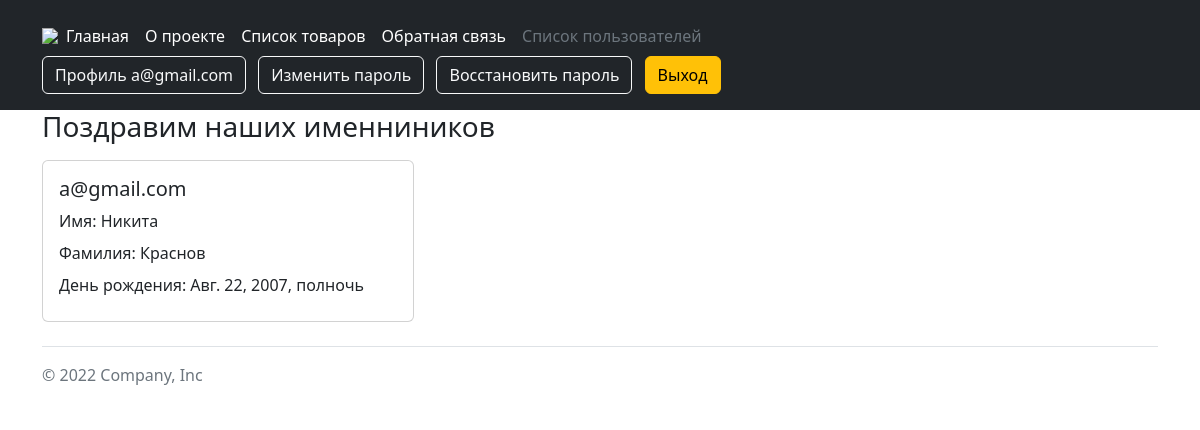
Before: /auth/1/ with the older database file.
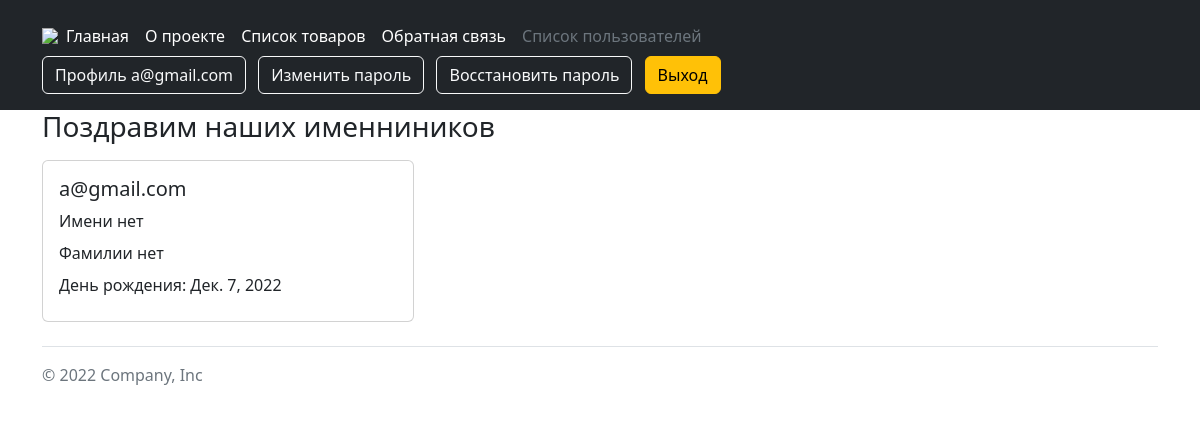
After: the same page with the newer database file.
### users/models.py (models this page shows)
class CustomUser(AbstractUser):
    objects = UserManager()
    username = models.CharField('username', max_length=150)
    email = models.EmailField('email address', unique=True)
    USERNAME_FIELD = 'email'
    REQUIRED_FIELDS = ['username']
    birthday = models.DateField(
        'день рождения',
        blank=True,
        null=True,
    )

### users/views.py (the view)
class User_detail(View):
    def get(self, request, pk):
        user = get_object_or_404(CustomUser, pk=pk)
        context = {
            'user': user,
        }
        return render(request, 'users/user_detail.html', context)

### users/context_processors.py (called while the page is built)
def get_birthday_user(request):
    birthday_users = CustomUser.objects.filter(birthday=date.today()).only(
        'email',
        'username'
    )
    return {'birthday_users': birthday_users}

### templates/users/user_detail.html
{% extends 'base.html' %}
{% load static %}
{% block content %}
    <div class="container">
        {% include "includes/user_card.html" %}
    </div>
{% endblock %}

### templates/includes/header.html
{% load static %}
<header class="p-3 text-bg-dark">
    <div class="container">
      <div class="d-flex flex-wrap align-items-center justify-content-center justify-content-lg-start">
        <a href="/" class="d-flex align-items-center mb-2 mb-lg-0 text-white text-decoration-none">
          <img src="{% static 'favicon_package/logo.svg' %}"
        </a>
        <ul class="nav col-12 col-lg-auto me-lg-auto mb-2 justify-content-center mb-md-0">
          {% with request.resolver_match.view_name as view_name %}
            {% if view_name == 'homepage:home' %}
              <li><a href="{% url 'homepage:home' %}" class="nav-link px-2 text-secondary">Главная</a></li>
            {% else %}
              <li><a href="{% url 'homepage:home' %}" class="nav-link px-2 text-white">Главная</a></li>
            {% endif %}
            {% if view_name == 'about:description' %}
              <li><a href="{% url 'about:description' %}" class="nav-link px-2 text-secondary">О проекте</a></li>
            {% else %}
              <li><a href="{% url 'about:description' %}" class="nav-link px-2 text-white">О проекте</a></li>
            {% endif %}
            {% if view_name == 'catalog:item_list' or view_name == 'catalog:item_detail'%}
              <li><a href="{% url 'catalog:item_list' %}" class="nav-link px-2 text-secondary">Список товаров</a></li>
            {% else %}
              <li><a href="{% url 'catalog:item_list' %}" class="nav-link px-2 text-white">Список товаров</a></li>
            {% endif %}
            {% if view_name == 'feedback:feedback' or view_name == 'feedback:feedback'%}
              <li><a href="{% url 'feedback:feedback' %}" class="nav-link px-2 text-secondary">Обратная связь</a></li>
            {% else %}
              <li><a href="{% url 'feedback:feedback' %}" class="nav-link px-2 text-white">Обратная связь</a></li>
            {% endif %}
            {% if user.is_staff %}
              {% if view_name == 'users:user_list' or view_name == 'users:user_detail'%}
                <li><a href="{% url 'users:user_list' %}" class="nav-link px-2 text-secondary">Список пользователей</a></li>
              {% else %}
                <li><a href="{% url 'users:user_list' %}" class="nav-link px-2 text-white">Список пользователей</a></li>
              {% endif %}
            {% endif %}
          {% endwith %}
        </ul>
        <div class="text-end">
          {% if user.is_authenticated %}
            <a type="button" class="btn btn-outline-light me-2" href="{% url 'users:profile' %}">Профиль {{ user.email }}</a>
            <a type="button" class="btn btn-outline-light me-2" href="{% url 'users:password_change' %}">Изменить пароль</a>
            <a type="button" class="btn btn-outline-light me-2" href="{% url 'users:password_reset' %}">Восстановить пароль</a>
            <a type="button" class="btn btn-warning" href="{% url 'users:logout' %}">Выход</a>
          {% else %}
            <a type="button" class="btn btn-outline-light me-2" href="{% url 'users:login' %}">Войти</a>
            <a type="button" class="btn btn-warning" href="{% url 'users:signup' %}">Зарегистрироваться</a>
          {% endif %}
        </div>
      </div>
    </div>
</header>

### templates/includes/user_card.html
{% with request.resolver_match.view_name as view_name %}
<div class="card user col-4 my-3">
    <div class="card-body">
        {% if view_name == 'users:user_list' %}
            <h5 class="card-title">{{ user.email }}</h5>
        {% else %}
            <h5>{{ user.email }}</h5>
            {% if  user.first_name %}
                <p class="card-title">Имя: {{ user.first_name }}</p>
            {% else %}
                <p class="card-title">Имени нет</p>
            {% endif %}
            {% if  user.last_name %}
                <p class="card-title">Фамилия: {{ user.last_name }}</p>
            {% else %}
                <p class="card-title">Фамилии нет</p>
            {% endif %}
            {% if  user.birthday %}
                <p class="card-title">День рождения: {{ user.birthday }}</p>
            {% else %}
                <p class="card-title">Дня рождения нет</p>
            {% endif %}
        {% endif %}
    </div>
</div>
{% endwith %}

Changed rows visible on the page:
changed CustomUser "a@gmail.com": birthday "Авг. 22, 2007, полночь" → "Дек. 7, 2022"; first_name "Никита" → (not shown); last_name "Краснов" → (not shown)
Other visible differences:
text no longer shown: "Имя: Фамилия:"
text now shown: "Имени нет Фамилии нет"
